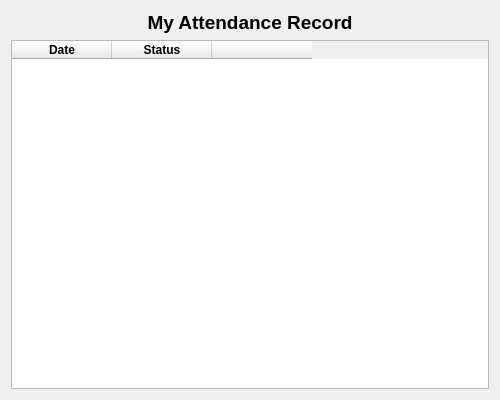
<?xml version="1.0" encoding="UTF-8"?>
<ui version="4.0">
 <class>AttendanceMarkingViewing</class>
 <widget class="QDialog" name="AttendanceMarkingViewing">
  <property name="geometry">
   <rect>
    <x>0</x>
    <y>0</y>
    <width>500</width>
    <height>400</height>
   </rect>
  </property>
  <property name="windowTitle">
   <string>My Attendance Record</string>
  </property>
  <layout class="QVBoxLayout" name="verticalLayout">
   <item>
    <widget class="QLabel" name="lblTitle">
     <property name="font">
      <font>
       <pointsize>14</pointsize>
       <bold>true</bold>
      </font>
     </property>
     <property name="text">
      <string>My Attendance Record</string>
     </property>
     <property name="alignment">
      <set>Qt::AlignmentFlag::AlignCenter</set>
     </property>
    </widget>
   </item>
   <item>
    <widget class="QTableWidget" name="tableWidget">
     <column>
      <property name="text">
       <string>Date</string>
      </property>
      <property name="font">
       <font>
        <bold>true</bold>
       </font>
      </property>
     </column>
     <column>
      <property name="text">
       <string>Status</string>
      </property>
      <property name="font">
       <font>
        <bold>true</bold>
       </font>
      </property>
     </column>
     <column>
      <property name="text">
       <string/>
      </property>
     </column>
    </widget>
   </item>
  </layout>
 </widget>
 <resources/>
 <connections/>
</ui>
